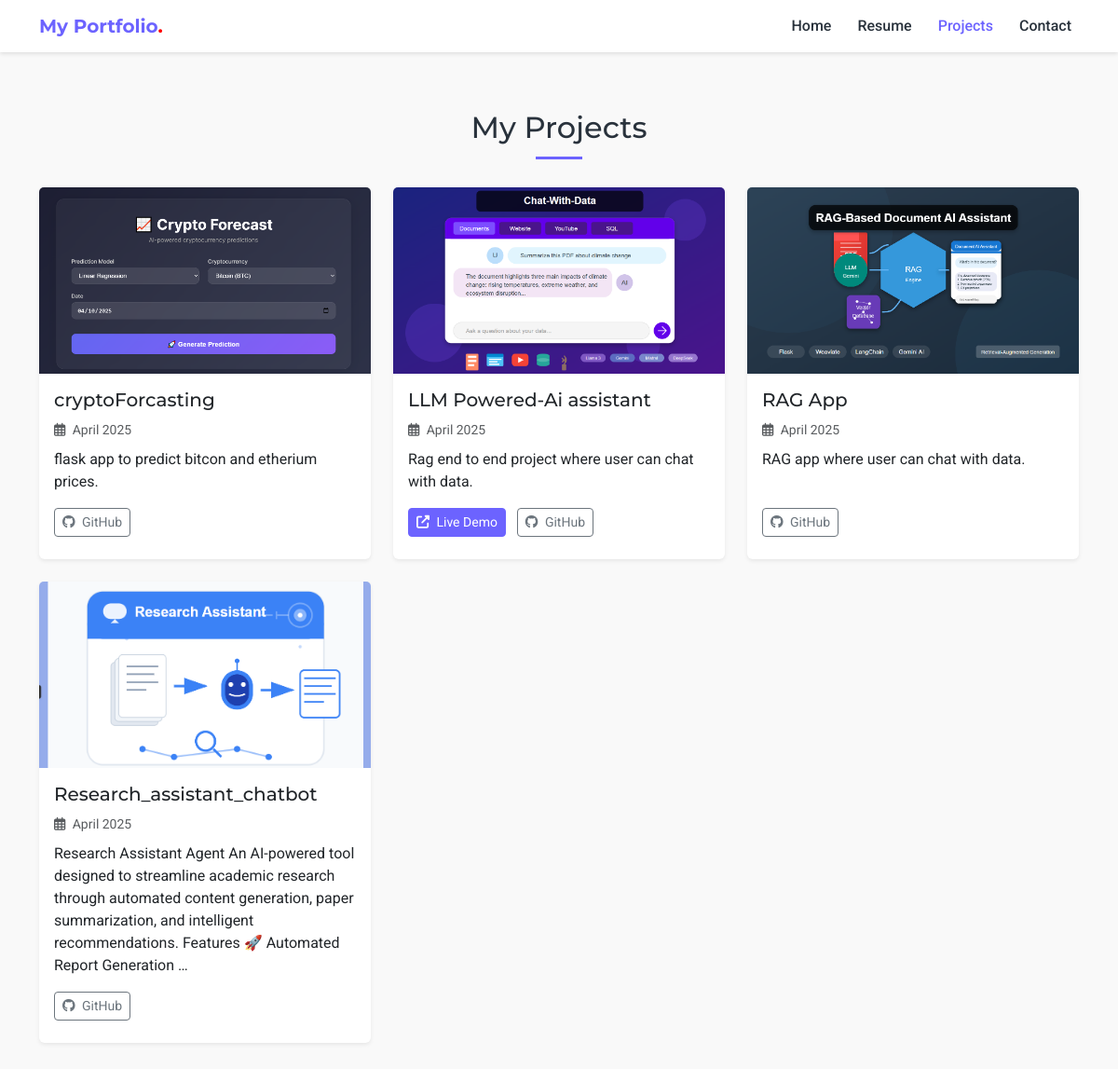
The app's page /projects/, older data.
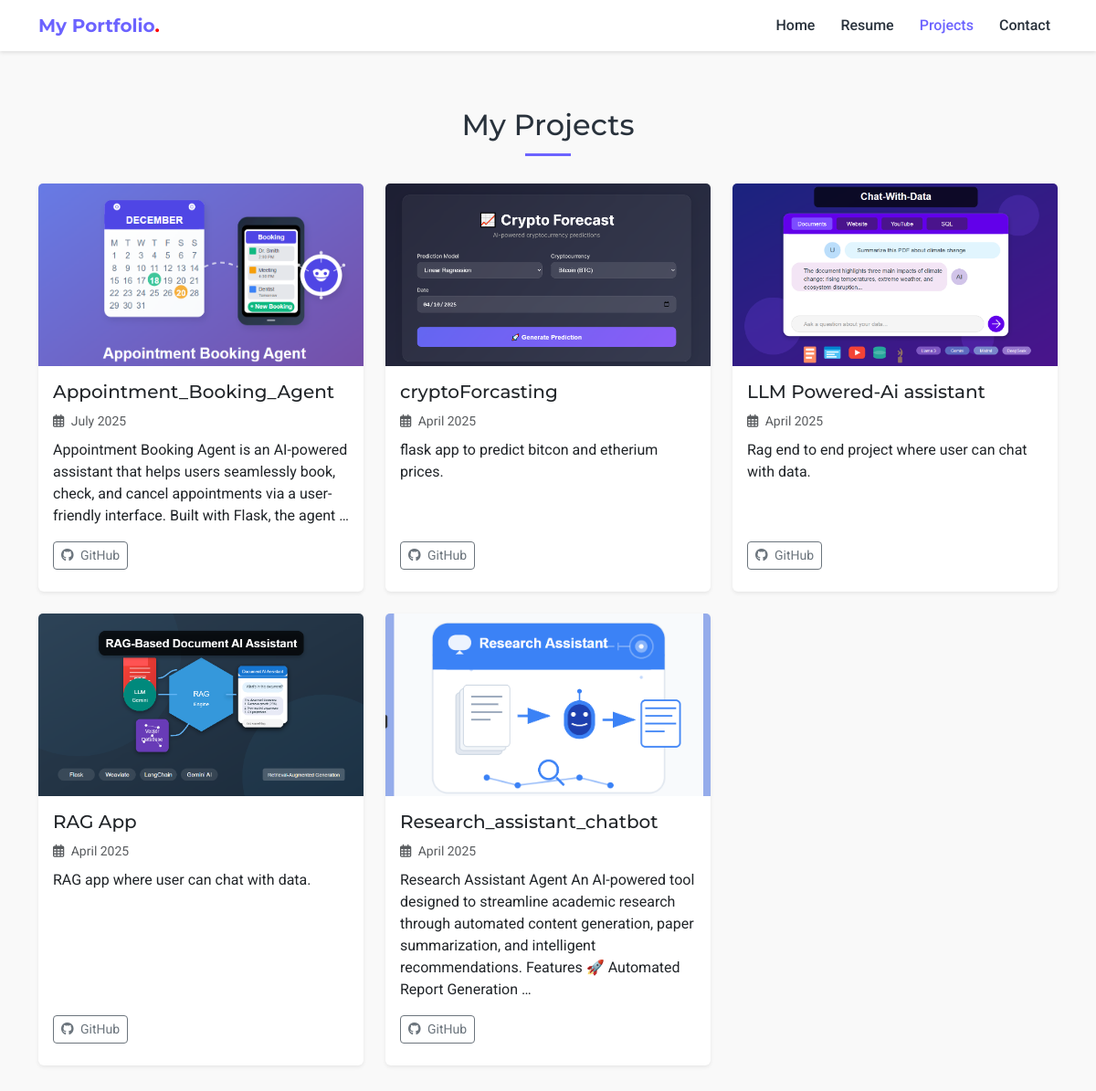
The same page, newer data.
### portfolio/models.py (models this page shows, shortened)
class SiteConfiguration(models.Model):
    site_name = models.CharField(max_length=100, default='My Portfolio')
    contact_email = models.EmailField(default='your@email.com')
    phone_number = models.CharField(max_length=20, default='+1234567890')
    address = models.CharField(max_length=200, default='City, Country')
    github_url = models.URLField(blank=True)
    linkedin_url = models.URLField(blank=True)
    class Meta:
        verbose_name = "Site Configuration"

class Project(models.Model):
    title = models.CharField(max_length=200)
    description = models.TextField()
    image = models.ImageField(upload_to='projects/', blank=True, null=True)
    url = models.URLField(blank=True)
    github_url = models.URLField(blank=True)
    date_created = models.DateField()
    class Meta:
        ordering = ['-date_created']

### portfolio/views.py (the view)
# urls.py: path('projects/', views.projects, name='projects'),
def projects(request):
    projects = Project.objects.all()
    return render(request, 'projects.html', {'projects': projects})

### portfolio/context_processors.py (called while the page is built)
def portfolio_context(request):
    return {
        'site_config': SiteConfiguration.objects.first(),
        'user_profile': UserProfile.objects.first()
    }

### templates/projects.html (shortened to what this page needs)
{% extends 'base.html' %}
{% block content %}
<section class="py-5">
    <div class="container">
        <h2 class="text-center section-title">My Projects</h2>
        <div class="row">
            {% for project in projects %}
            <div class="col-md-6 col-lg-4 mb-4">
                <div class="card h-100 border-0 shadow-sm">
                    {% if project.image %}
                    <img src="{{ project.image.url }}" class="card-img-top" alt="{{ project.title }}" style="height: 200px; object-fit: cover;">
                    {% else %}
                    <div class="bg-light d-flex align-items-center justify-content-center" style="height: 200px;">
                        <i class="fas fa-code fa-3x text-primary-custom"></i>
                    </div>
                    {% endif %}
                    <div class="card-body d-flex flex-column">
                        <h5 class="card-title">{{ project.title }}</h5>
                        <p class="card-text text-muted mb-2">
                            <small><i class="far fa-calendar-alt me-1"></i> {{ project.date_created|date:"F Y" }}</small>
                        </p>
                        <p class="card-text flex-grow-1">{{ project.description|truncatewords:25 }}</p>
                        <div class="mt-auto">
                            {% if project.url %}
                            <a href="{{ project.url }}" class="btn btn-primary-custom btn-sm me-2 mb-2" target="_blank" rel="noopener noreferrer">
                                <i class="fas fa-external-link-alt me-1"></i> Live Demo
                            </a>
                            {% endif %}
                            {% if project.github_url %}
                            <a href="{{ project.github_url }}" class="btn btn-outline-secondary btn-sm mb-2" target="_blank" rel="noopener noreferrer">
                                <i class="fab fa-github me-1"></i> GitHub
                            </a>
                            {% endif %}
                        </div>
                    </div>
                </div>
            </div>
            {% empty %}
            <div class="col-12 text-center py-5">
                <i class="fas fa-folder-open fa-4x text-muted mb-3"></i>
                <p>No projects available at the moment. Check back soon!</p>
            </div>
            {% endfor %}
        </div>
    </div>
</section>
{% endblock %}

### templates/base.html (shortened to what this page needs)
<!DOCTYPE html>
<html lang="en">
<head>
    {% load static %}
    <link href="https://cdn.jsdelivr.net/npm/bootstrap@5.3.0-alpha1/dist/css/bootstrap.min.css" rel="stylesheet">
    <link rel="stylesheet" href="https://cdnjs.cloudflare.com/ajax/libs/font-awesome/6.2.0/css/all.min.css">
</head>
<body>
    <nav class="navbar navbar-expand-lg navbar-light fixed-top">
        <div class="container">
            <a class="navbar-brand" href="{% url 'home' %}">{{ site_config.site_name }}<span>.</span></a>
            <div class="collapse navbar-collapse" id="navbarNav">
                <ul class="navbar-nav ms-auto">
                    <li class="nav-item">
                        <a class="nav-link {% if request.path == '/' %}active{% endif %}" href="{% url 'home' %}">Home</a>
                    </li>
                    <li class="nav-item">
                        <a class="nav-link {% if 'resume' in request.path %}active{% endif %}" href="{% url 'resume' %}">Resume</a>
                    </li>
                    <li class="nav-item">
                        <a class="nav-link {% if 'projects' in request.path %}active{% endif %}" href="{% url 'projects' %}">Projects</a>
                    </li>
                    <li class="nav-item">
                        <a class="nav-link {% if 'contact' in request.path %}active{% endif %}" href="{% url 'contact' %}">Contact</a>
                    </li>
                </ul>
            </div>
        </div>
    </nav>
    <main style="padding-top: 70px; min-height: calc(100vh - 70px);">
        {% block content %}{% endblock %}
    </main>
</body>
</html>

### templates/base.html (style rules this page uses)
body { font-family: 'Roboto', sans-serif; background-color: #F9F9F9; }
h1, h2, h3, h4, h5, h6 { font-family: 'Montserrat', sans-serif; color: #29323c; }
.navbar { background-color: white; box-shadow: 0 2px 4px rgba(0,0,0,.1); }
.navbar-brand { font-weight: 700; color: #6C63FF; font-family: 'Montserrat', sans-serif; }
.navbar-brand span { color: red; }
.nav-link { color: #29323c; font-weight: 500; }
.nav-link.active { color: #6C63FF !important; }
.section-title { position: relative; padding-bottom: 15px; margin-bottom: 30px; }
.section-title:after { content: ""; position: absolute; bottom: 0; left: 50%; transform: translateX(-50%); width: 50px; height: 3px; background-color: #6C63FF; }
.navbar-nav .nav-item { margin-left: 12px; }

Row changes from the older to the newer data that the page shows:
added Project: image (picture), title "Appointment_Booking_Agent", date_created "July 2025", description "Appointment Booking Agent is an AI-powered assistant that helps users seamlessly book, check, and cancel appointments via a user-friendly interface. Built with Flask, the agent …"
changed Project "LLM Powered-Ai assistant": no longer shows "Live Demo"
